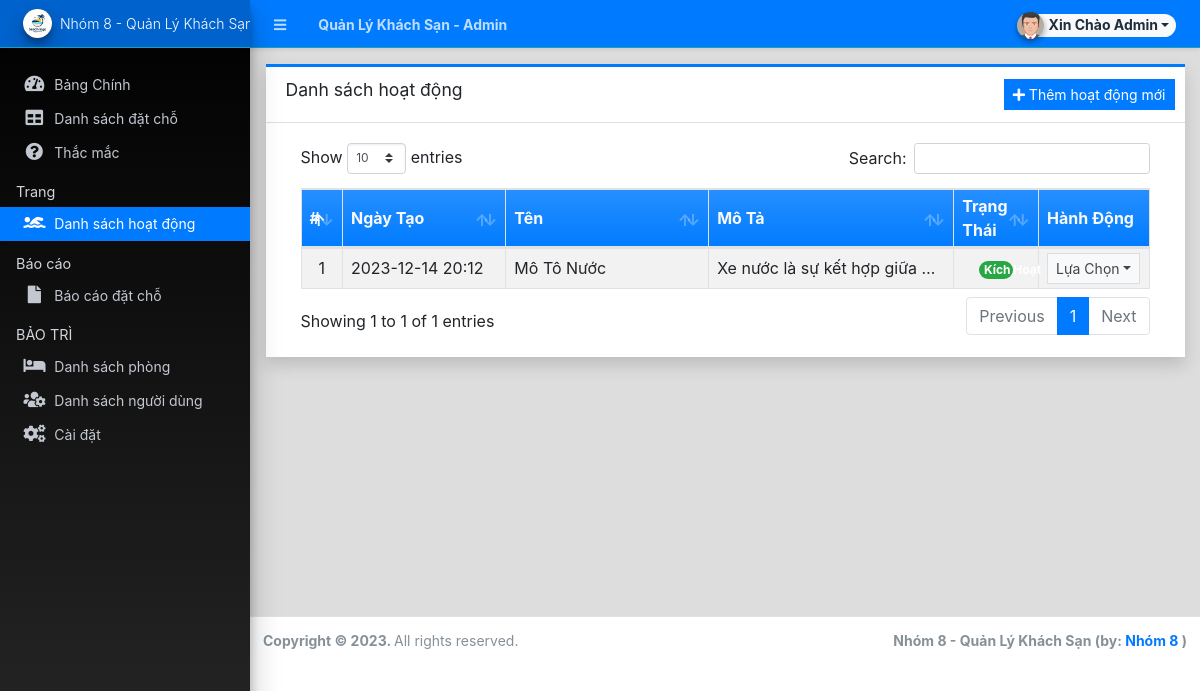
Page /admin/?page=activities (signed in) on the committed database.
### tables this page shows
CREATE TABLE `activity_list` (
  `id` int(30) NOT NULL,
  `name` text NOT NULL,
  `description` text NOT NULL,
  `status` tinyint(1) NOT NULL DEFAULT 1,
  `image_path` text NOT NULL,
  `delete_flag` tinyint(1) NOT NULL DEFAULT 0,
  `date_created` datetime NOT NULL DEFAULT current_timestamp(),
  `date_updated` datetime DEFAULT NULL ON UPDATE current_timestamp()
);

### admin/activities/index.php (the view, shortened to what this page needs)
<div class="card card-outline card-primary rounded-0 shadow">
	<div class="card-header">
		<h3 class="card-title">Danh sách hoạt động</h3>
		<div class="card-tools">
			<a href="javascript:void(0)" id="create_new" class="btn btn-flat btn-sm btn-primary"><span
					class="fas fa-plus"></span> Thêm hoạt động mới</a>
		</div>
	</div>
	<div class="card-body">
		<div class="container-fluid">
			<div class="container-fluid">
				<table class="table table-bordered table-hover table-striped">
					<colgroup>
						<col width="5%">
						<col width="20%">
						<col width="25%">
						<col width="30%">
						<col width="10%">
						<col width="10%">
					</colgroup>
					<thead>
						<tr class="bg-gradient-primary text-light">
							<th>#</th>
							<th>Ngày Tạo</th>
							<th>Tên</th>
							<th>Mô Tả</th>
							<th>Trạng Thái</th>
							<th>Hành Động</th>
						</tr>
					</thead>
					<tbody>
						<?php
						$i = 1;
						$qry = $conn->query("SELECT * from `activity_list` where delete_flag = 0 order by `name` asc ");
						while ($row = $qry->fetch_assoc()):
							$row['description'] = strip_tags(html_entity_decode($row['description']));
							?>
							<tr>
								<td class="text-center">
									<?php echo $i++; ?>
								</td>
								<td class="">
									<?php echo date("Y-m-d H:i", strtotime($row['date_created'])) ?>
								</td>
								<td class="">
									<p class="m-0 truncate-1">
										<?php echo $row['name'] ?>
									</p>
								</td>
								<td class="">
									<p class="m-0 truncate-1">
										<?php echo $row['description'] ?>
									</p>
								</td>
								<td class="text-center">
									<?php
									switch ($row['status']) {
										case 1:
											echo '<span class="rounded-pill badge badge-success col-6">Kích Hoạt</span>';
											break;
									}
									?>
								</td>
								<td align="center">
									<button type="button"
										class="btn btn-flat btn-default btn-sm dropdown-toggle dropdown-icon"
										data-toggle="dropdown">
										Lựa Chọn
									</button>
								</td>
							</tr>
						<?php endwhile; ?>
					</tbody>
				</table>
			</div>
		</div>
	</div>
</div>

### rows in the picture
activity_list: date_created "2023-12-14 20:12", name "Mô Tô Nước", description "Xe nước là sự kết hợp giữa…", status "Kích Hoạt"

### other values in the picture
$_settings->info('name') "Quản Lý Khách Sạn"
$_settings->info('short_name') "Nhóm 8 - Quản Lý Khách…"
$_settings->info('short_name') "Nhóm 8 - Quản Lý Khách Sạn"
